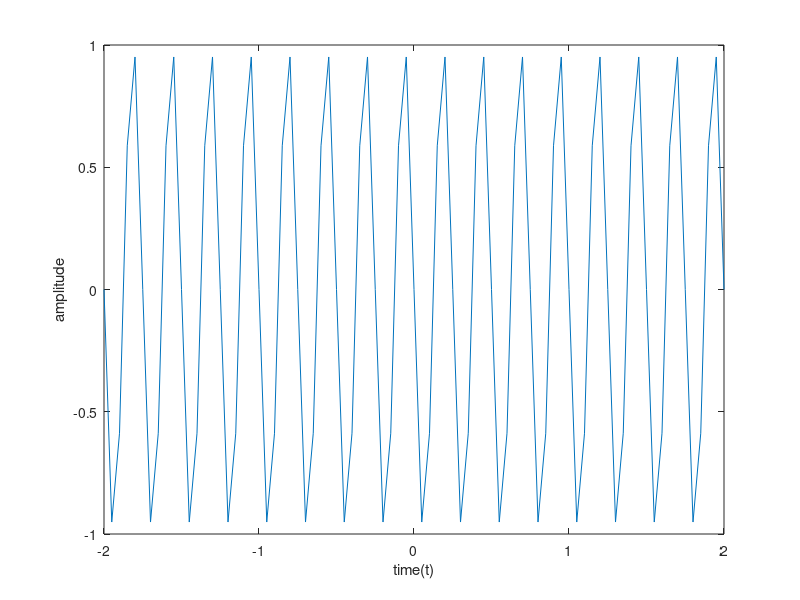

The MATLAB script that drew this image:
clc;
clear;
close all;
t = -2:0.05:2;
x=input('enter the input number');
fr1=697;
fr2=770;
fr3=852;
fr4=941;
fc1=1209;
fc2=1336;
fc3=1477;
fc4=1633;
y0 = sin(2*pi*fr4*t) + sin(2*pi*fc2*t); % 0
y1 = sin(2*pi*fr1*t) + sin(2*pi*fc1*t); % 1
y2 = sin(2*pi*fr1*t) + sin(2*pi*fc2*t); % 2
y3 = sin(2*pi*fr1*t) + sin(2*pi*fc3*t); % 3
y4 = sin(2*pi*fr2*t) + sin(2*pi*fc1*t); % 4
y5 = sin(2*pi*fr2*t) + sin(2*pi*fc2*t); % 5
y6 = sin(2*pi*fr2*t) + sin(2*pi*fc3*t); % 6
y7 = sin(2*pi*fr3*t) + sin(2*pi*fc1*t); % 7
y8 = sin(2*pi*fr3*t) + sin(2*pi*fc2*t); % 8
y9 = sin(2*pi*fr3*t) + sin(2*pi*fc3*t); % 9
y_start = sin(2*pi*fr4*t) + sin(2*pi*fc1*t); % *
y_canc = sin(2*pi*fr4*t) + sin(2*pi*fc3*t); % #
if (x==1)
 plot(t,y1)
 xlabel('time(t)')
 ylabel('amplitude')
elseif (x==2)
 plot(t,y2)
 xlabel('time(t)')
 ylabel('amplitude')
elseif (x==3)
 plot(t,y3)
 xlabel('time(t)')
 ylabel('amplitude')
elseif (x==4)
 plot(t,y4)
 xlabel('time(t)')
 ylabel('amplitude')
elseif (x==5)
 plot(t,y5)
 xlabel('time(t)')
 ylabel('amplitude')
elseif (x==6)
 plot(t,y6)
 xlabel('time(t)')
 ylabel('amplitude')
elseif (x==7)
 plot(t,y7)
 xlabel('time(t)')
 ylabel('amplitude')
elseif (x==8)
 plot(t,y8)
 xlabel('time(t)')
 ylabel('amplitude')
elseif (x==9)
 plot(t,y9)
 xlabel('time(t)')
 ylabel('amplitude')
elseif (x==0)
 plot(t,y0)
 xlabel('time(t)')
 ylabel('amplitude')
elseif (x==11)
 plot(t,y_start)
 xlabel('time(t)')
 ylabel('amplitude')
 elseif (x==12)
 plot(t,y_canc)
 xlabel('time(t)')
 ylabel('amplitude')
else
 disp('enter the correct input')
end